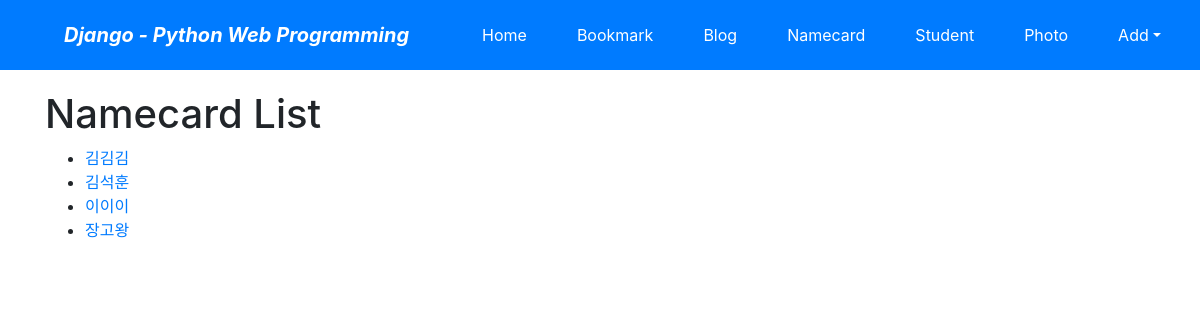
Page /namecard/ on the committed database.
### namecard/models.py (models this page shows)
class Namecard_TBL(models.Model):
    name=models.CharField('NAME',max_length=100,blank=False)
    tel = models.CharField('MOBILE',max_length=50,blank=False)
    company = models.CharField('COMPANY', max_length=50, blank=False)
    email = models.CharField('EMAIL', max_length=50, blank=False)
    group = models.CharField('GROUP', max_length=50, blank=False)
    create_dt = models.DateTimeField('CREATE DATE', auto_now_add=True)
    modify_dt = models.DateTimeField('MODIFY DATE', auto_now=True) # 현재 날짜 갱신
    birth_dt = models.DateTimeField('BIRTH DATE', auto_now=False)
    def __str__(self):
        return self.name
    class Meta:
        ordering = ('group','name',)

### namecard/views.py (the view)
# urls.py: path('',NamecardLV.as_view(model=Namecard_TBL),name='index'),
class NamecardLV(ListView): # NamecardList 클래스형 뷰 정의
    model = Namecard_TBL
    context_object_name='namecard_tbls' # 템플릿 파일로 넘겨주는 객체 리스트에 대한 컨텍스트 변수명 정의

### namecard/templates/namecard/namecard_tbl_list.html (shortened to what this page needs)
{% extends "base.html" %}
{% block content %}
            <h1>Namecard List</h1>
            <ul>
                {% for namecard_tbl in namecard_tbls %}
                    <li> <a href = "{%url 'namecard:detail' namecard_tbl.id %}">{{namecard_tbl}}</a></li>
                {% endfor %}
            </ul>
{% endblock %}

### rows in the picture
Namecard_TBL: name "김김김"
Namecard_TBL: name "김석훈"
Namecard_TBL: name "이이이"
Namecard_TBL: name "장고왕"
